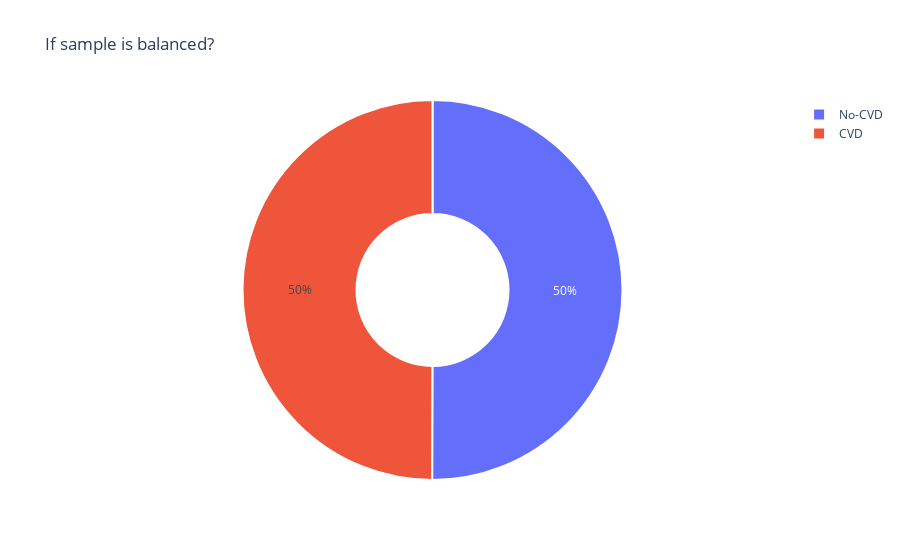

Source (notebook cell):
### Code cell
# if data sample is balanced based on target type
print(df['cardio'].value_counts())

#add a figure
fig = go.Figure([go.Pie(labels=['No-CVD', 'CVD'],values=df['cardio'].value_counts().values)])
fig.update_layout(title_text="If sample is balanced?", template="plotly_white")
fig.data[0].marker.line.color = 'rgb(255, 255, 255)'
fig.data[0].marker.line.width = 2
fig.update_traces(hole=.4,)
fig.show()

### Figure 1 — Plotly figure (JSON) as saved in the notebook; plotly's stock layout.template omitted (floating-point values rounded to 4 significant figures)
{"data": [{"hole": 0.4, "labels": ["No-CVD", "CVD"], "marker": {"line": {"color": "rgb(255, 255, 255)", "width": 2}}, "type": "pie", "values": [35021, 34979]}], "layout": {"title": {"text": "If sample is balanced?"}}}
